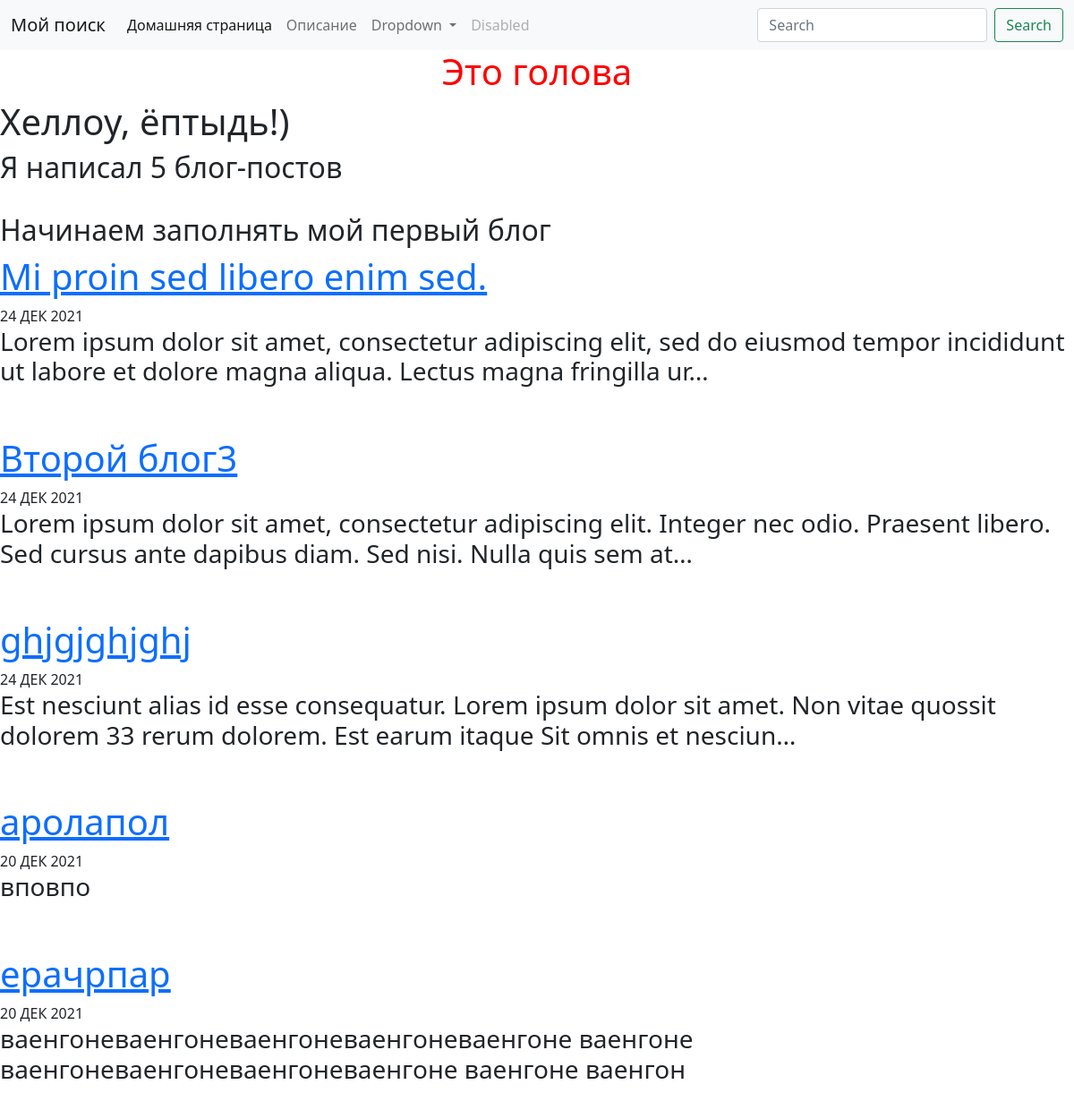
Screenshot of /blog/ with the database file from the repository.
### blog/models.py (models this page shows, shortened)
class Blog(models.Model):
    title = models.CharField(max_length = 100)
    date = models.DateField()
    description = models.TextField(max_length = 15000)

### blog/views.py (the view)
# urls.py: path('', views.all_blogs, name='all_blogs'),
def all_blogs(request):
    blogs = Blog.objects.order_by('-date')[:5]
    return render (request, 'blog/all_blogs.html', {'blogs': blogs})

### blog/templatetags/blog/rupluralize.py (called while the page is built)
@register.filter
def rupluralize(value, arg="дурак,дурака,дураков"):
    args = arg.split(",")
    number = abs(int(value))
    a = number % 10
    b = number % 100
    if (a == 1) and (b != 11):
        return args[0]
    elif (a >= 2) and (a <= 4) and ((b < 10) or (b >= 20)):
        return args[1]
    else:
        return args[2]

### blog/templates/blog/all_blogs.html (shortened to what this page needs)
{% extends 'portfolio/base.html' %}
{% block content %}
{% load blog.rupluralize %}
</html>
  <head><h1 align="center"><font color="red">Это голова</font></h1></head>
  <body>
    <h1>Хеллоу, ёптыдь!)</h1>
    <h2>Я написал {{ blogs.count }} {{ blogs.count|rupluralize:"блог-пост, блог-поста, блог-постов" }}</h2>
    <br>
    <h2>Начинаем заполнять мой первый блог</h2>
  {% for blog in blogs %}
      <a href="{% url 'blog:detail' blog.id %}"><h1>{{ blog.title }}</h1></a>
      {{ blog.date|date:'d M Y'|upper }}
      <h3>{{ blog.description|striptags|truncatechars:150 }}</h3><br><br>
  {% endfor %}
  </body>
{% endblock %}

### rows the page displays
Blog: title "Mi proin sed libero enim sed.", date "24 ДЕК 2021", description "Lorem ipsum dolor sit amet, consectetur adipiscing elit, sed do eiusmod tempor incididunt ut labore et dolore magna aliqua. Lectus magna fringilla ur…"
Blog: title "Второй блог3", date "24 ДЕК 2021", description "Lorem ipsum dolor sit amet, consectetur adipiscing elit. Integer nec odio. Praesent libero. Sed cursus ante dapibus diam. Sed nisi. Nulla quis sem at…"
Blog: title "ghjgjghjghj", date "24 ДЕК 2021", description "Est nesciunt alias id esse consequatur. Lorem ipsum dolor sit amet. Non vitae quossit dolorem 33 rerum dolorem. Est earum itaque Sit omnis et nesciun…"
Blog: title "аролапол", date "20 ДЕК 2021", description "вповпо"
Blog: title "ерачрпар", date "20 ДЕК 2021", description "ваенгоневаенгоневаенгоневаенгоневаенгоне ваенгоне ваенгоневаенгоневаенгоневаенгоне ваенгоне ваенгон"

### other values shown
{{ blogs.count }} "5"
{{ blogs.count|rupluralize:"блог-пост, блог-поста, блог-постов" }} "блог-постов"
